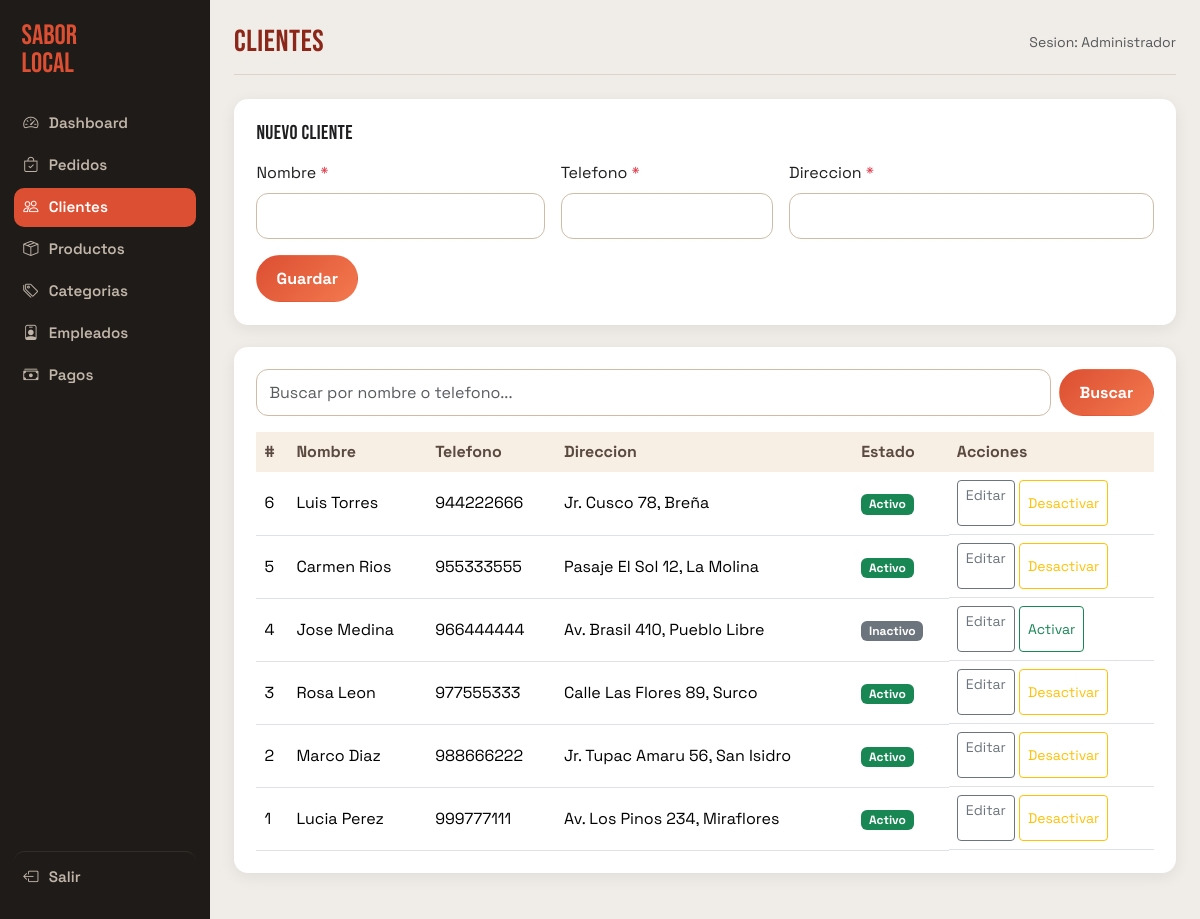
Page /admin/clientes.php (signed in) on the committed database.
### tables this page shows
CREATE TABLE IF NOT EXISTS clientes (
  id          INT UNSIGNED AUTO_INCREMENT PRIMARY KEY,
  nombre      VARCHAR(120) NOT NULL,
  telefono    VARCHAR(20)  NOT NULL,
  direccion   VARCHAR(255) NOT NULL,
  activo      TINYINT(1) NOT NULL DEFAULT 1,       
  creado_en   TIMESTAMP DEFAULT CURRENT_TIMESTAMP
);

### model/Cliente.php (called while the page is built, shortened)
<?php
class Cliente
{
    public static function todos(string $buscar = ''): array
    {
        $db = getDB();
        if ($buscar !== '') {
            $stmt = $db->prepare(
                "SELECT * FROM clientes WHERE nombre LIKE ? OR telefono LIKE ? ORDER BY id DESC"
            );
            $like = "%$buscar%";
            $stmt->execute([$like, $like]);
        } else {
            $stmt = $db->query("SELECT * FROM clientes ORDER BY id DESC");
        }
        return $stmt->fetchAll();
    }
}

### admin/clientes.php (the view, shortened to what this page needs)
<?php
require_once '../model/Cliente.php';
$editId   = (int)($_GET['editar'] ?? 0);
$editItem = $editId ? Cliente::porId($editId) : null;
$buscar   = trim($_GET['buscar'] ?? '');
$clientes = Cliente::todos($buscar);
include '../views/layouts/admin_head.php';
?>
<div class="admin-card">
  <h2 class="h5 mb-3"><?= $editItem ? 'Editar cliente' : 'Nuevo cliente' ?></h2>
  <form method="POST" class="row g-3">
    <div class="col-12 col-md-4">
      <label class="form-label">Nombre <span class="text-danger">*</span></label>
      <input type="text" name="nombre" class="form-control" required value="<?= htmlspecialchars($editItem['nombre'] ?? '') ?>">
    </div>
    <div class="col-12 col-md-3">
      <label class="form-label">Telefono <span class="text-danger">*</span></label>
      <input type="tel" name="telefono" class="form-control" required value="<?= htmlspecialchars($editItem['telefono'] ?? '') ?>">
    </div>
    <div class="col-12 col-md-5">
      <label class="form-label">Direccion <span class="text-danger">*</span></label>
      <input type="text" name="direccion" class="form-control" required value="<?= htmlspecialchars($editItem['direccion'] ?? '') ?>">
    </div>
    <div class="col-12 d-flex gap-2">
      <button class="btn btn-main" type="submit">Guardar</button>
    </div>
  </form>
</div>
<div class="admin-card">
  <form class="d-flex gap-2 mb-3" method="GET">
    <input type="search" name="buscar" class="form-control" value="<?= htmlspecialchars($buscar) ?>" placeholder="Buscar por nombre o telefono...">
    <button class="btn btn-main" type="submit">Buscar</button>
  </form>
  <div class="table-responsive">
    <table class="table align-middle mb-0">
      <thead>
        <tr><th>#</th><th>Nombre</th><th>Telefono</th><th>Direccion</th><th>Estado</th><th>Acciones</th></tr>
      </thead>
      <tbody>
        <?php foreach ($clientes as $c): ?>
        <tr>
          <td><?= $c['id'] ?></td>
          <td><?= htmlspecialchars($c['nombre']) ?></td>
          <td><?= htmlspecialchars($c['telefono']) ?></td>
          <td><?= htmlspecialchars($c['direccion']) ?></td>
          <td><span class="badge <?= $c['activo'] ? 'bg-success' : 'bg-secondary' ?>"><?= $c['activo'] ? 'Activo' : 'Inactivo' ?></span></td>
          <td class="d-flex gap-1 flex-wrap">
            <a href="?editar=<?= $c['id'] ?>" class="btn btn-sm btn-outline-secondary">Editar</a>
            <form method="POST" class="d-inline">
              <button class="btn btn-sm <?= $c['activo'] ? 'btn-outline-warning' : 'btn-outline-success' ?>" type="submit">
                <?= $c['activo'] ? 'Desactivar' : 'Activar' ?>
              </button>
            </form>
          </td>
        </tr>
        <?php endforeach; ?>
      </tbody>
    </table>
  </div>
</div>
<?php include '../views/layouts/admin_foot.php'; ?>

### assets/css/styles.css (style rules this page uses)
:root { --bg: #f7efe4; --paper: #fffdf8; --ink: #1f1f21; --muted: #6c6f76; --brand: #dc4f32; --brand-dark: #8c2618; --accent: #fdc65e; --ok: #2b8742; --radius: 18px; --radius-sm: 12px; --shadow-soft: 0 12px 30px rgba(45, 31, 26, 0.08); --shadow-hover: 0 18px 34px rgba(45, 31, 26, 0.16); }
* { box-sizing: border-box; }
body { margin: 0; font-family: "Space Grotesk", sans-serif; background: radial-gradient(circle at 20% -10%, #ffd08f 0%, #f7efe4 35%) no-repeat, linear-gradient(180deg, #f7efe4, #f8f5ee 40%, #efe7dc 100%); color: var(--ink); min-height: 100vh; }
h1, h2, h3, .brand { font-family: "Bebas Neue", sans-serif; letter-spacing: 0.02em; }
.btn, .form-control, .form-select, textarea { min-height: 46px; }
.btn-main, .btn-admin { background: linear-gradient(135deg, var(--brand), #f3794f); color: #fff; border: 1px solid transparent; border-radius: 999px; padding: 0.65rem 1.2rem; font-weight: 700; }
.form-control, .form-select, textarea { border-radius: 12px; border: 1px solid #cebca7; background: #fff; font-size: 1rem; }

### assets/css/admin.css (style rules this page uses)
body.is-admin { background: #f0ede8 !important; font-family: "Space Grotesk", sans-serif; }
.admin-card { background: #fff; border-radius: 14px; padding: 1.4rem; box-shadow: 0 4px 16px rgba(30, 27, 24, 0.07); margin-bottom: 1.4rem; }
.table > thead > tr > th { font-weight: 700; background: #f7efe4; color: #5b4a40; border-bottom: none; }

### rows in the picture
clientes: id "6", nombre "Luis Torres", telefono "944222666", direccion "Jr. Cusco 78, Breña", activo "Activo"
clientes: id "5", nombre "Carmen Rios", telefono "955333555", direccion "Pasaje El Sol 12, La Molina", activo "Activo"
clientes: id "4", nombre "Jose Medina", telefono "966444444", direccion "Av. Brasil 410, Pueblo Libre", activo "Inactivo"
clientes: id "3", nombre "Rosa Leon", telefono "977555333", direccion "Calle Las Flores 89, Surco", activo "Activo"
clientes: id "2", nombre "Marco Diaz", telefono "988666222", direccion "Jr. Tupac Amaru 56, San Isidro", activo "Activo"
clientes: id "1", nombre "Lucia Perez", telefono "999777111", direccion "Av. Los Pinos 234, Miraflores", activo "Activo"

### other values in the picture
$nav['label'] "Dashboard"
$nav['label'] "Pedidos"
$nav['label'] "Clientes"
$nav['label'] "Productos"
$nav['label'] "Categorias"
$nav['label'] "Empleados"
$nav['label'] "Pagos"
$pageTitle "Clientes"
$_SESSION['usuario_nombre'] "Administrador"
